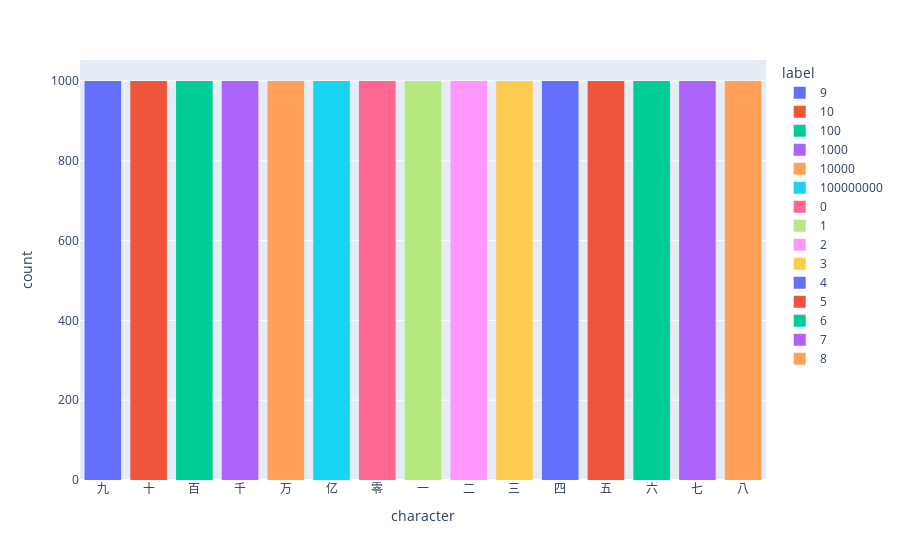

Write notebook code for a chart like this one.
### Code cell
# Using plotly express we will plot the count of each character from the df_label with different colors
fig = px.histogram(df, x="character", color="label")
fig.update_layout(bargap=0.2)
fig.show()

### Figure 1 — Plotly figure (JSON) as saved in the notebook; plotly's stock layout.template omitted (floating-point values rounded to 4 significant figures; data arrays with more than 128 entries replaced by an {"elided": "..."} marker saying what was removed)
{"data": [{"alignmentgroup": "True", "bingroup": "x", "hovertemplate": "label=9<br>character=%{x}<br>count=%{y}<extra></extra>", "legendgroup": "9", "marker": {"color": "#636efa", "pattern": {"shape": ""}}, "name": "9", "offsetgroup": "9", "orientation": "v", "showlegend": true, "type": "histogram", "x": {"elided": "1000 str values"}, "xaxis": "x", "yaxis": "y"}, {"alignmentgroup": "True", "bingroup": "x", "hovertemplate": "label=10<br>character=%{x}<br>count=%{y}<extra></extra>", "legendgroup": "10", "marker": {"color": "#EF553B", "pattern": {"shape": ""}}, "name": "10", "offsetgroup": "10", "orientation": "v", "showlegend": true, "type": "histogram", "x": {"elided": "1000 str values"}, "xaxis": "x", "yaxis": "y"}, {"alignmentgroup": "True", "bingroup": "x", "hovertemplate": "label=100<br>character=%{x}<br>count=%{y}<extra></extra>", "legendgroup": "100", "marker": {"color": "#00cc96", "pattern": {"shape": ""}}, "name": "100", "offsetgroup": "100", "orientation": "v", "showlegend": true, "type": "histogram", "x": {"elided": "1000 str values"}, "xaxis": "x", "yaxis": "y"}, {"alignmentgroup": "True", "bingroup": "x", "hovertemplate": "label=1000<br>character=%{x}<br>count=%{y}<extra></extra>", "legendgroup": "1000", "marker": {"color": "#ab63fa", "pattern": {"shape": ""}}, "name": "1000", "offsetgroup": "1000", "orientation": "v", "showlegend": true, "type": "histogram", "x": {"elided": "1000 str values"}, "xaxis": "x", "yaxis": "y"}, {"alignmentgroup": "True", "bingroup": "x", "hovertemplate": "label=10000<br>character=%{x}<br>count=%{y}<extra></extra>", "legendgroup": "10000", "marker": {"color": "#FFA15A", "pattern": {"shape": ""}}, "name": "10000", "offsetgroup": "10000", "orientation": "v", "showlegend": true, "type": "histogram", "x": {"elided": "1000 str values"}, "xaxis": "x", "yaxis": "y"}, {"alignmentgroup": "True", "bingroup": "x", "hovertemplate": "label=100000000<br>character=%{x}<br>count=%{y}<extra></extra>", "legendgroup": "100000000", "marker": {"color": "#19d3f3", "pattern": {"shape": ""}}, "name": "100000000", "offsetgroup": "100000000", "orientation": "v", "showlegend": true, "type": "histogram", "x": {"elided": "1000 str values"}, "xaxis": "x", "yaxis": "y"}, {"alignmentgroup": "True", "bingroup": "x", "hovertemplate": "label=0<br>character=%{x}<br>count=%{y}<extra></extra>", "legendgroup": "0", "marker": {"color": "#FF6692", "pattern": {"shape": ""}}, "name": "0", "offsetgroup": "0", "orientation": "v", "showlegend": true, "type": "histogram", "x": {"elided": "1000 str values"}, "xaxis": "x", "yaxis": "y"}, {"alignmentgroup": "True", "bingroup": "x", "hovertemplate": "label=1<br>character=%{x}<br>count=%{y}<extra></extra>", "legendgroup": "1", "marker": {"color": "#B6E880", "pattern": {"shape": ""}}, "name": "1", "offsetgroup": "1", "orientation": "v", "showlegend": true, "type": "histogram", "x": {"elided": "1000 str values"}, "xaxis": "x", "yaxis": "y"}, {"alignmentgroup": "True", "bingroup": "x", "hovertemplate": "label=2<br>character=%{x}<br>count=%{y}<extra></extra>", "legendgroup": "2", "marker": {"color": "#FF97FF", "pattern": {"shape": ""}}, "name": "2", "offsetgroup": "2", "orientation": "v", "showlegend": true, "type": "histogram", "x": {"elided": "1000 str values"}, "xaxis": "x", "yaxis": "y"}, {"alignmentgroup": "True", "bingroup": "x", "hovertemplate": "label=3<br>character=%{x}<br>count=%{y}<extra></extra>", "legendgroup": "3", "marker": {"color": "#FECB52", "pattern": {"shape": ""}}, "name": "3", "offsetgroup": "3", "orientation": "v", "showlegend": true, "type": "histogram", "x": {"elided": "1000 str values"}, "xaxis": "x", "yaxis": "y"}, {"alignmentgroup": "True", "bingroup": "x", "hovertemplate": "label=4<br>character=%{x}<br>count=%{y}<extra></extra>", "legendgroup": "4", "marker": {"color": "#636efa", "pattern": {"shape": ""}}, "name": "4", "offsetgroup": "4", "orientation": "v", "showlegend": true, "type": "histogram", "x": {"elided": "1000 str values"}, "xaxis": "x", "yaxis": "y"}, {"alignmentgroup": "True", "bingroup": "x", "hovertemplate": "label=5<br>character=%{x}<br>count=%{y}<extra></extra>", "legendgroup": "5", "marker": {"color": "#EF553B", "pattern": {"shape": ""}}, "name": "5", "offsetgroup": "5", "orientation": "v", "showlegend": true, "type": "histogram", "x": {"elided": "1000 str values"}, "xaxis": "x", "yaxis": "y"}, {"alignmentgroup": "True", "bingroup": "x", "hovertemplate": "label=6<br>character=%{x}<br>count=%{y}<extra></extra>", "legendgroup": "6", "marker": {"color": "#00cc96", "pattern": {"shape": ""}}, "name": "6", "offsetgroup": "6", "orientation": "v", "showlegend": true, "type": "histogram", "x": {"elided": "1000 str values"}, "xaxis": "x", "yaxis": "y"}, {"alignmentgroup": "True", "bingroup": "x", "hovertemplate": "label=7<br>character=%{x}<br>count=%{y}<extra></extra>", "legendgroup": "7", "marker": {"color": "#ab63fa", "pattern": {"shape": ""}}, "name": "7", "offsetgroup": "7", "orientation": "v", "showlegend": true, "type": "histogram", "x": {"elided": "1000 str values"}, "xaxis": "x", "yaxis": "y"}, {"alignmentgroup": "True", "bingroup": "x", "hovertemplate": "label=8<br>character=%{x}<br>count=%{y}<extra></extra>", "legendgroup": "8", "marker": {"color": "#FFA15A", "pattern": {"shape": ""}}, "name": "8", "offsetgroup": "8", "orientation": "v", "showlegend": true, "type": "histogram", "x": {"elided": "1000 str values"}, "xaxis": "x", "yaxis": "y"}], "layout": {"bargap": 0.2, "barmode": "relative", "legend": {"title": {"text": "label"}, "tracegroupgap": 0}, "margin": {"t": 60}, "xaxis": {"anchor": "y", "domain": [0, 1], "title": {"text": "character"}}, "yaxis": {"anchor": "x", "domain": [0, 1], "title": {"text": "count"}}}}
